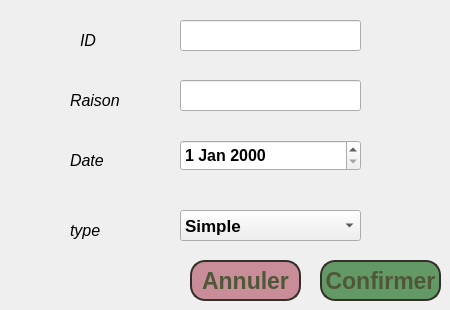
       <widget class="QWidget" name="page_4">
        <widget class="QLabel" name="label_53">
         <property name="geometry">
          <rect>
           <x>80</x>
           <y>20</y>
           <width>81</width>
           <height>41</height>
          </rect>
         </property>
         <property name="font">
          <font>
           <pointsize>12</pointsize>
           <weight>50</weight>
           <italic>true</italic>
           <bold>false</bold>
          </font>
         </property>
         <property name="text">
          <string>ID</string>
         </property>
        </widget>
        <widget class="QLineEdit" name="lineEdit_idAS">
         <property name="geometry">
          <rect>
           <x>180</x>
           <y>20</y>
           <width>181</width>
           <height>31</height>
          </rect>
         </property>
         <property name="font">
          <font>
           <family>MS UI Gothic</family>
           <pointsize>12</pointsize>
           <weight>75</weight>
           <bold>true</bold>
          </font>
         </property>
         <property name="text">
          <string/>
         </property>
        </widget>
        <widget class="QLabel" name="label_54">
         <property name="geometry">
          <rect>
           <x>70</x>
           <y>80</y>
           <width>81</width>
           <height>41</height>
          </rect>
         </property>
         <property name="font">
          <font>
           <pointsize>12</pointsize>
           <weight>50</weight>
           <italic>true</italic>
           <bold>false</bold>
          </font>
         </property>
         <property name="text">
          <string>Raison</string>
         </property>
        </widget>
        <widget class="QLabel" name="label_55">
         <property name="geometry">
          <rect>
           <x>70</x>
           <y>140</y>
           <width>81</width>
           <height>41</height>
          </rect>
         </property>
         <property name="font">
          <font>
           <pointsize>12</pointsize>
           <weight>50</weight>
           <italic>true</italic>
           <bold>false</bold>
          </font>
         </property>
         <property name="text">
          <string>Date</string>
         </property>
        </widget>
        <widget class="QDateEdit" name="dateEdit_dateAS">
         <property name="geometry">
          <rect>
           <x>180</x>
           <y>140</y>
           <width>181</width>
           <height>31</height>
          </rect>
         </property>
         <property name="font">
          <font>
           <family>MS UI Gothic</family>
           <pointsize>12</pointsize>
           <weight>75</weight>
           <bold>true</bold>
          </font>
         </property>
        </widget>
        <widget class="QLabel" name="label_56">
         <property name="geometry">
          <rect>
           <x>70</x>
           <y>210</y>
           <width>81</width>
           <height>41</height>
          </rect>
         </property>
         <property name="font">
          <font>
           <pointsize>12</pointsize>
           <weight>50</weight>
           <italic>true</italic>
           <bold>false</bold>
          </font>
         </property>
         <property name="text">
          <string>type</string>
         </property>
        </widget>
        <widget class="QComboBox" name="comboBox_serviceAS">
         <property name="geometry">
          <rect>
           <x>180</x>
           <y>210</y>
           <width>181</width>
           <height>31</height>
          </rect>
         </property>
         <property name="font">
          <font>
           <family>MS UI Gothic</family>
           <pointsize>13</pointsize>
           <weight>75</weight>
           <bold>true</bold>
          </font>
         </property>
         <item>
          <property name="text">
           <string>Simple</string>
          </property>
         </item>
         <item>
          <property name="text">
           <string>Civile</string>
          </property>
         </item>
         <item>
          <property name="text">
           <string>Juridique</string>
          </property>
         </item>
        </widget>
        <widget class="QPushButton" name="confirmerAS">
         <property name="geometry">
          <rect>
           <x>320</x>
           <y>260</y>
           <width>121</width>
           <height>41</height>
          </rect>
         </property>
         <property name="font">
          <font>
           <family>MS UI Gothic</family>
           <pointsize>17</pointsize>
           <weight>75</weight>
           <bold>true</bold>
           <underline>false</underline>
           <strikeout>false</strikeout>
           <kerning>true</kerning>
          </font>
         </property>
         <property name="styleSheet">
          <string notr="true">box-shadow: 0px 1px 0px 0px #1c1b18;
	background:linear-gradient(to bottom, #eae0c2 5%, #ccc2a6 100%);
	background-color:#639965;
	border-radius:15px;
	border:2px solid #333029;
	display:inline-block;
	cursor:pointer;
	color:#505739;
	font-weight:bold;
	padding:0px 0 px;
	text-decoration:none;
	text-shadow:0px 1px 0px #ffffff;</string>
         </property>
         <property name="text">
          <string>Confirmer</string>
         </property>
        </widget>
        <widget class="QPushButton" name="annulerAS">
         <property name="geometry">
          <rect>
           <x>190</x>
           <y>260</y>
           <width>111</width>
           <height>41</height>
          </rect>
         </property>
         <property name="font">
          <font>
           <family>MS UI Gothic</family>
           <pointsize>17</pointsize>
           <weight>75</weight>
           <bold>true</bold>
           <underline>false</underline>
           <strikeout>false</strikeout>
           <kerning>true</kerning>
          </font>
         </property>
         <property name="styleSheet">
          <string notr="true">box-shadow: 0px 1px 0px 0px #1c1b18;
	background:linear-gradient(to bottom, #eae0c2 5%, #ccc2a6 100%);
	background-color:#c88d98;
	border-radius:15px;
	border:2px solid #333029;
	display:inline-block;
	cursor:pointer;
	color:#505739;
	font-weight:bold;
	padding:0px 0 px;
	text-decoration:none;
	text-shadow:0px 1px 0px #ffffff;</string>
         </property>
         <property name="text">
          <string>Annuler</string>
         </property>
        </widget>
        <widget class="QLineEdit" name="lineEdit_nomAS">
         <property name="geometry">
          <rect>
           <x>180</x>
           <y>80</y>
           <width>181</width>
           <height>31</height>
          </rect>
         </property>
         <property name="font">
          <font>
           <family>MS UI Gothic</family>
           <pointsize>12</pointsize>
           <weight>50</weight>
           <bold>false</bold>
          </font>
         </property>
        </widget>
       </widget>
